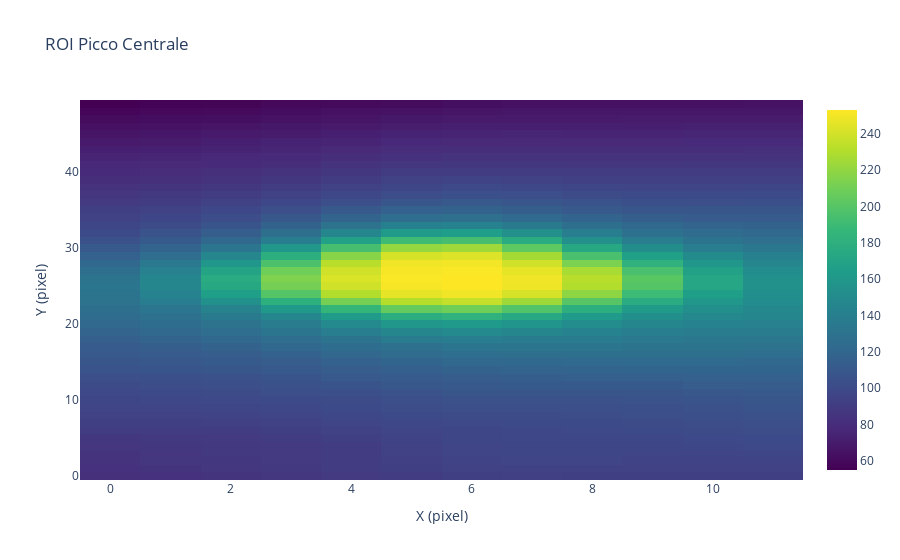

This figure's notebook cell:
### Code cell
# Plottare solo la ROI del picco centrale
frame = analyzer.frames[0]

# Estrai la ROI del picco centrale (indice 1)
top, bottom, left, right = frame.ROIs[1]  # 0=sinistra, 1=centro, 2=destra

# Estrai la regione dell'immagine
roi_data = frame.data[top:bottom, left:right]

# Visualizza (con transpose per allineare x e y correttamente)
import plotly.graph_objects as go

fig = go.Figure(
    data=go.Heatmap(
        z=roi_data,
        colorscale="Viridis",
    )
)
fig.update_layout(
    title="ROI Picco Centrale",
    xaxis_title="X (pixel)",
    yaxis_title="Y (pixel)",
    yaxis=dict(autorange="reversed"),  # Inverti Y per allineare con immagine
)
fig.show()

### Figure 1 — Plotly figure (JSON) as saved in the notebook; plotly's stock layout.template omitted (floating-point values rounded to 4 significant figures; data arrays with more than 128 entries replaced by an {"elided": "..."} marker saying what was removed)
{"data": [{"colorscale": [[0, "#440154"], [0.1111, "#482878"], [0.2222, "#3e4989"], [0.3333, "#31688e"], [0.4444, "#26828e"], [0.5556, "#1f9e89"], [0.6667, "#35b779"], [0.7778, "#6ece58"], [0.8889, "#b5de2b"], [1, "#fde725"]], "type": "heatmap", "z": {"elided": "50x12 float values"}}], "layout": {"title": {"text": "ROI Picco Centrale"}, "xaxis": {"title": {"text": "X (pixel)"}}, "yaxis": {"title": {"text": "Y (pixel)"}}}}
